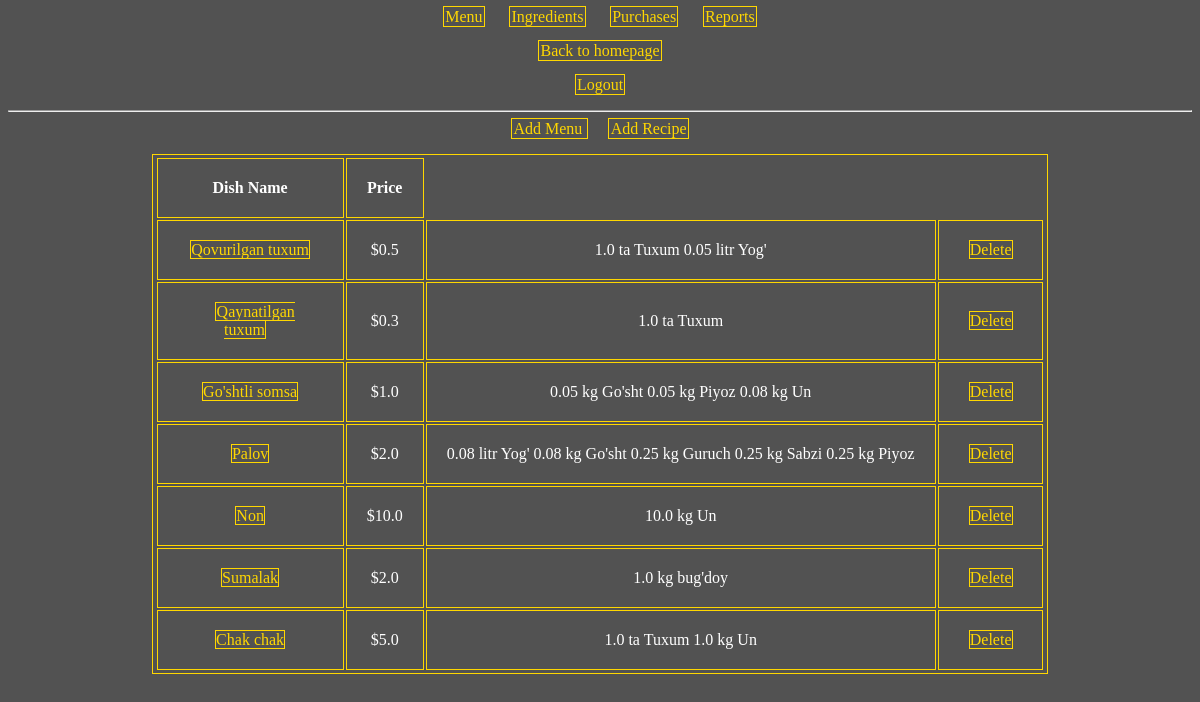
The page /menuitem/ (signed in) on the database its author committed.
### base/models.py (models this page shows, shortened)
class MenuItem(models.Model):
    title = models.CharField(max_length=200)
    price = models.FloatField(default=0.00)

class RecipeRequirement(models.Model):
    menu_item = models.ForeignKey(MenuItem, on_delete=models.CASCADE)
    ingredient = models.ForeignKey(Ingredient, on_delete=models.CASCADE)
    quantity = models.FloatField(default=0)

class Ingredient(models.Model):
    name = models.CharField(max_length=200, unique=True)
    quantity = models.FloatField(default=0)
    unit = models.CharField(max_length=200)
    price_per_unit = models.FloatField(default=0)

### base/views.py (the view)
# urls.py: path('menuitem/', views.MenuItemList.as_view(), name='menuitemlist'),
class MenuItemList(LoginRequiredMixin, ListView):
    model = MenuItem
    template_name = 'base/menu_list.html'

### base/templates/base/menuitem_list.html
{% extends 'base/main.html' %}
{% block content %}
<a href="{% url 'menuitemcreate' %}"> Add Menu </a>  <a href="{% url 'recipecreate' %}">Add Recipe</a>
<p><table>
<tr><th>Dish Name</th><th>Price</th></tr>
{% for q in menuitem_list %}
<tr>
    <td>   <a href="{% url 'menuitemupdate' q.id %}">{{q.title}}</a></td>
    <td>${{q.price}}</td><td>{% for recipe_requirement in q.reciperequirement_set.all %}
        {{ recipe_requirement.quantity }} {{recipe_requirement.ingredient.unit }} {{ recipe_requirement.ingredient.name }}
    {% endfor %}
</td><td><a href="{% url 'menudelete' q.id %}">Delete</a></td>
    </tr>
{% endfor %}
</table></p>
{% endblock %}

### base/templates/base/main.html (style rules this page uses)
body { background-color: rgba(50, 49, 49, 0.838); font-family: Helvetica; text-align: center; color: white; }
a { color: gold; font-family: Cera Pro; border-color: gold; border-style: solid; border-width: 1px; padding: 0.1%; margin: 10PX; }
a:link { text-decoration: none; }
table { margin-left: auto; margin-right: auto; margin-bottom: 20px; text-align: center; color: rgb(255, 255, 255); font-family: Cera Pro; border-color: gold; border-style: solid; border-width: 1px; padding: 0.1%; }
th { border-color: gold; border-style: solid; border-width: 1px; padding: 0.1%; margin: 10PX; }
td,th { border-color: gold; border-style: solid; border-width: 1px; padding: 20px; margin: 20PX; }

### rows shown on the page
MenuItem: title "Qovurilgan tuxum", price "0.5"
RecipeRequirement: quantity "1.0", ingredient.unit "ta", ingredient.name "Tuxum"
RecipeRequirement: quantity "0.05", ingredient.unit "litr", ingredient.name "Yog'"
MenuItem: title "Qaynatilgan tuxum", price "0.3"
RecipeRequirement: quantity "1.0", ingredient.unit "ta", ingredient.name "Tuxum"
MenuItem: title "Go'shtli somsa", price "1.0"
RecipeRequirement: quantity "0.05", ingredient.unit "kg", ingredient.name "Go'sht"
RecipeRequirement: quantity "0.05", ingredient.unit "kg", ingredient.name "Piyoz"
RecipeRequirement: quantity "0.08", ingredient.unit "kg", ingredient.name "Un"
MenuItem: title "Palov", price "2.0"
RecipeRequirement: quantity "0.08", ingredient.unit "litr", ingredient.name "Yog'"
RecipeRequirement: quantity "0.08", ingredient.unit "kg", ingredient.name "Go'sht"
RecipeRequirement: quantity "0.25", ingredient.unit "kg", ingredient.name "Guruch"
RecipeRequirement: quantity "0.25", ingredient.unit "kg", ingredient.name "Sabzi"
RecipeRequirement: quantity "0.25", ingredient.unit "kg", ingredient.name "Piyoz"
MenuItem: title "Non", price "10.0"
RecipeRequirement: quantity "10.0", ingredient.unit "kg", ingredient.name "Un"
MenuItem: title "Sumalak", price "2.0"
RecipeRequirement: quantity "1.0", ingredient.unit "kg", ingredient.name "bug'doy"
MenuItem: title "Chak chak", price "5.0"
RecipeRequirement: quantity "1.0", ingredient.unit "ta", ingredient.name "Tuxum"
RecipeRequirement: quantity "1.0", ingredient.unit "kg", ingredient.name "Un"
